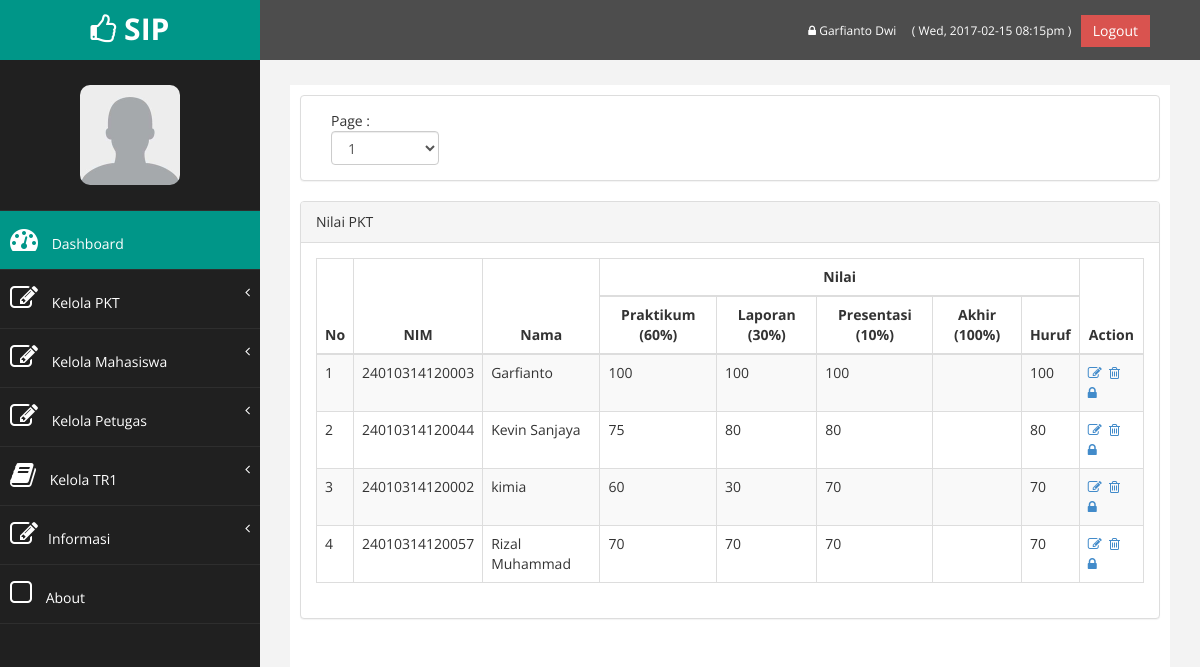
Screenshot of /dashboard/nilai_pkt.php (signed in) with the database file from the repository.
### tables this page shows
CREATE TABLE `petugas` (
  `idpetugas` int(11) NOT NULL,
  `nama` varchar(30) NOT NULL,
  `email` varchar(50) NOT NULL,
  `password` varchar(50) NOT NULL
);

CREATE TABLE `nilai_pkt` (
  `nim` varchar(14) NOT NULL,
  `nilai_pkt` int(20) NOT NULL,
  `nilai_praktikum` int(100) NOT NULL,
  `nilai_laporan` int(11) NOT NULL,
  `nilai_presentasi` int(11) NOT NULL,
  `nilai_huruf` varchar(10) NOT NULL
);

CREATE TABLE `anggota` (
  `nim` varchar(20) NOT NULL,
  `nama` varchar(30) NOT NULL,
  `password` varchar(50) NOT NULL,
  `alamat` varchar(150) NOT NULL,
  `kota` varchar(30) NOT NULL,
  `email` varchar(50) NOT NULL,
  `no_telp` varchar(15) NOT NULL,
  `id_wali` varchar(20) NOT NULL,
  `angkatan` varchar(10) NOT NULL,
  `judul` varchar(80) NOT NULL,
  `idlab` varchar(10) NOT NULL
);

### dashboard/functions.php (called while the page is built, shortened)
<?php
	require_once('connect.php');
	$con = mysqli_connect($db_host, $db_username, $db_password, $db_database);
	$site_name="SIP";
	if(isset($_SESSION['sip_masuk_aja'])){
		if($_SESSION['sip_status']=='petugas'){
			$query = "SELECT * FROM petugas WHERE idpetugas=".$_SESSION['sip_masuk_aja']."";
			$petugas=mysqli_query($con,$query);
			$petugas=$petugas->fetch_object();
			$status=$_SESSION['sip_status'];
		}elseif($_SESSION['sip_status']=='anggota'){
			$query = "SELECT * FROM anggota WHERE nim=".$_SESSION['sip_masuk_aja']."";
			$anggota=mysqli_query($con,$query);
			$anggota=$anggota->fetch_object();
			$status=$_SESSION['sip_status'];
		}elseif($_SESSION['sip_status']=='dosen'){
			$query = "SELECT * FROM dosen WHERE nip=".$_SESSION['sip_masuk_aja']."";
			$dosen=mysqli_query($con,$query);
			$dosen=$dosen->fetch_object();
			$status=$_SESSION['sip_status'];
		}elseif($_SESSION['sip_status']=='lab'){
			$query = "SELECT * FROM lab WHERE idlab=".$_SESSION['sip_masuk_aja']."";
			$lab=mysqli_query($con,$query);
			$lab=$lab->fetch_object();
			$status=$_SESSION['sip_status'];
		}else {
			echo "Harap ulangi login";
		}
	}
?>

### dashboard/nilai_pkt.php (the view, shortened to what this page needs)
<?php
	include_once('sidebar.php');
?>
<div class="row" >
	<div class="col-md-12 col-sm-12 col-xs-12">
		<div class="panel panel-default">
			<div class="panel-body">
				<div class="col-md-2 col-sm-12 col-xs-12">
					Page :
				<select class='form-control' id='page'>
				<?php
					$query = "SELECT count(nim) as jml_data FROM nilai_pkt";
					$result = $con->query( $query );
					$row = $result->fetch_object();
					$jml_data=$row->jml_data;
					$total_page=ceil($jml_data/10);
					for($i=1;$i<=$total_page;$i++){
						echo "<option value='".$i."'>".$i."</option>";
					}
				?>
				</select>
				</div>
			</div>
		</div>
	</div>
</div>
<div class="row" >
	<div class="col-md-12 col-sm-12 col-xs-12">
		<div class="panel panel-default">
			<div class="panel-heading">
			   Nilai PKT
			</div>
			<div class="panel-body">
				<div class="table-responsive">
					<table class="table table-striped table-bordered table-hover">
						<thead>
							<tr>
								<th rowspan="2">No</th>
								<th rowspan="2">NIM</th>
								<th rowspan="2">Nama</th>
								<th colspan="5">Nilai</th>
								<th rowspan="2">Action</th>
							</tr>
							<tr>
								<th>Praktikum (60%)</th>
								<th>Laporan (30%)</th>
								<th>Presentasi (10%)</th>
								<th>Akhir (100%)</th>
								<th>Huruf</th>
							</tr>
						</thead>
						<tbody id="hasil_anggota">
						<?php
							$query = "SELECT * FROM nilai_pkt INNER JOIN anggota ON nilai_pkt.nim=anggota.nim ORDER BY nama LIMIT 10";
							$result = $con->query( $query );
							$i=1;
							while($row = $result->fetch_object()){
								echo "<tr>";
								echo "<td>".$i."</td>";$i++;
								echo "<td>".$row->nim."</td>";
								echo "<td>".$row->nama."</td>";
								echo "<td>".$row->nilai_praktikum."</td>";
								echo "<td>".$row->nilai_laporan."</td>";
								echo "<td>".$row->nilai_presentasi."</td>";
								echo "<td>".$nilai_akhir."</td>";
								echo "<td>".$row->nilai_presentasi."</td>";
								echo "<td>
										<a href='edit_nilaipkt.php?nim=".$row->nim."'><i class='fa fa-edit'></i></a>&nbsp;
										<a href='delete_nilaipkt.php?nim=".$row->nim."'><i class='fa fa-trash-o'></i></a>&nbsp;
										<a href='repass.php?data=anggota&nim=".$row->nim."'><i class='fa fa-lock'></i></a>
									 </td>";
								echo "</tr>";
							}
						?>
						</tbody>
					</table>
				</div>
			</div>
		</div>
	</div>
</div>
<?php
	include_once('footer.php');
?>

### dashboard/sidebar.php (shortened to what this page needs)
<?php
	require_once('functions.php');
?>
<!DOCTYPE html>
<html xmlns="http://www.w3.org/1999/xhtml">
<head>
    <link href="assets/css/bootstrap.css" rel="stylesheet" />
    <link href="assets/css/font-awesome.css" rel="stylesheet" />
    <link href="assets/css/custom.css" rel="stylesheet" />
</head>
<body>
    <div id="wrapper">
		<nav class="navbar navbar-default navbar-cls-top " role="navigation" style="margin-bottom: 0">
            <div class="navbar-header">
                <a class="navbar-brand" hKeloref="index.php"><i class="fa fa-thumbs-o-up"></i> <?php echo $site_name ?></a>
            </div>
			<div style="color: white; padding: 15px 50px 5px 50px; float: right; font-size: 16px;">
				<a href="profil.php" title='Ubah Password' style="color:#fff; font-size:12px;"><i class="fa fa-lock"></i> <?php if($status=="petugas") echo $petugas->nama; elseif($status=="dosen") echo $dosen->nama_dosen;elseif($status=="lab") echo $lab->nama_lab; else echo $anggota->nama; ?> </a>&nbsp;&nbsp;
				<a style="text-decoration: none; color:#fff; font-size:12px;"> <?php
					echo " ( ".date("D, Y-m-d") . " ". date("h:ia")." )&nbsp;&nbsp;";
				?>
				</a>
				<a href="logout.php" class="btn btn-danger square-btn-adjust">Logout</a>
			</div>
        </nav>
        <nav class="navbar-default navbar-side" role="navigation">
            <div class="sidebar-collapse">
                <ul class="nav" id="main-menu">
				<li class="text-center">
					<img src="assets/img/user/default.jpg" class="user-image img-responsive"/>
				</li>
				<li>
					<a class="active-menu" href="index.php"><i class="fa fa-dashboard fa-2x"></i> Dashboard</a>
				</li>
				<?php
				if($status=="petugas"){
					echo '<li>
						<a href="#"><i class="fa fa-edit fa-2x"></i> Kelola PKT<span class="fa arrow"></span></a>
						<ul class="nav nav-second-level">
							<li><a href="p_daftar_pkt.php">Pendaftaran PKT</a></li>
							<li><a href="daftar_pkt.php">Daftar Mahasiswa PKT</a></li>
							<li><a href="daftar_input_judul.php">Input Judul Mahasiswa PKT</a></li>
							<li><a href="daftar_judul.php">Daftar Judul Mahasiswa PKT</a></li>
							<li><a href="mhs_lab.php">Input penempatan mahasiswa</a></li>
							<li><a href="daftar_penempatan.php">Daftar penempatan mahasiswa</a></li>
							<li><a href="bimbingan.php">Input bimbingan mahasiswa</a></li>
							<li><a href="daftar_bimbingan.php">Daftar bimbingan mahasiswa</a></li>
							<li><a href="input_nilai_pkt1.php">Input nilai PKT</a></li>
							<li><a href="nilai_pkt.php">Daftar Nilai PKT</a></li>
						</ul>
					</li>
					<li>
						<a href="#"><i class="fa fa-edit fa-2x"></i> Kelola Mahasiswa<span class="fa arrow"></span></a>
						<ul class="nav nav-second-level">
							<li><a href="daftar_anggota.php">Data Anggota</a></li>
							<li><a href="tambah_anggota.php">Tambah Anggota</a></li>
						</ul>
					</li>
					<li>
						<a href="#"><i class="fa fa-edit fa-2x"></i> Kelola Petugas<span class="fa arrow"></span></a>
						<ul class="nav nav-second-level">
							<li><a href="daftar_petugas.php">Data Petugas</a></li>
							<li><a href="tambah_petugas.php">Tambah Petugas</a></li>
						</ul>
					</li>';
				}
				?>
				<li>
						<?php
							echo '<a href="#"><i class="fa fa-book fa-2x"></i> Kelola TR1';
						?>
					<span class="fa arrow"></span></a>
				</li>
				<li>
					<a href="#"><i class="fa fa-edit fa-2x"></i>Informasi<span class="fa arrow"></span></a>
				</li>
					<li>
                        <a  href="http://localhost/sip/index.php#about"><i class="fa fa-square-o fa-2x"></i> About</a>
					</li>
                </ul>
            </div>
        </nav>
        <div id="page-wrapper" >
            <div id="page-inner">

### dashboard/assets/css/custom.css (style rules this page uses)
body { font-family: 'Open Sans', sans-serif; }
#wrapper { width: 100%; background:#202020; }
#page-wrapper { padding: 15px 15px; min-height: 600px; background:#F3F3F3; }
#page-inner { width:100%; margin:10px 20px 10px 0px; background-color:#fff!important; padding:10px; min-height:1200px; }
.text-center { text-align:center; }
.square-btn-adjust { border: 0px solid transparent; -webkit-border-radius: 0px; -moz-border-radius: 0px; border-radius: 0px; }
.user-image { margin: 25px auto; -webkit-border-radius: 10px; -moz-border-radius: 10px; border-radius: 10px; max-height:100px; max-width:100px; }
.navbar-cls-top .navbar-brand { color: #fff; background: #009688; width: 260px; text-align: center; height: 60px; font-size: 30px; font-weight: 700; }
.active-menu { background-color:#009688!important; }
.arrow { float: right; }
.fa.arrow:before { content: "\f104"; }
.sidebar-collapse , .sidebar-collapse .nav { background:none; }
.sidebar-collapse .nav { padding:0; }
.sidebar-collapse .nav > li > a { color:#fff; background:#202020; text-shadow:none; }
.sidebar-collapse > .nav > li > a { padding:15px 10px; }
.sidebar-collapse > .nav > li { border-bottom: 1px solid rgba(107, 108, 109, 0.19); }
.navbar-side { border:none; background-color: #202020; }
.navbar-cls-top { background:#4D4D4D; border-bottom:none; }
.navbar-default { border:0px solid black; }
.navbar-header { background: #009688; }
.nav > li > a > i { margin-right:10px; }
@media (min-width:768px) { #page-wrapper { margin: 0 0 0 260px; padding: 15px 30px; min-height: 1200px; } }
@media (min-width:768px) { .navbar-side { z-index: 1; position: absolute; width: 260px; } }
@media (min-width:768px) { .navbar { border-radius: 0px; } }

### rows the page displays
petugas: nama "Garfianto Dwi"
nilai_pkt: anggota.nim "24010314120003", anggota.nama "Garfianto", nilai_praktikum "100", nilai_laporan "100", nilai_presentasi "100"
nilai_pkt: anggota.nim "24010314120044", anggota.nama "Kevin Sanjaya", nilai_praktikum "75", nilai_laporan "80", nilai_presentasi "80"
nilai_pkt: anggota.nim "24010314120002", anggota.nama "kimia", nilai_praktikum "60", nilai_laporan "30", nilai_presentasi "70"
nilai_pkt: anggota.nim "24010314120057", anggota.nama "Rizal Muhammad", nilai_praktikum "70", nilai_laporan "70", nilai_presentasi "70"

### other values shown
$site_name "SIP"
form field value "1"
